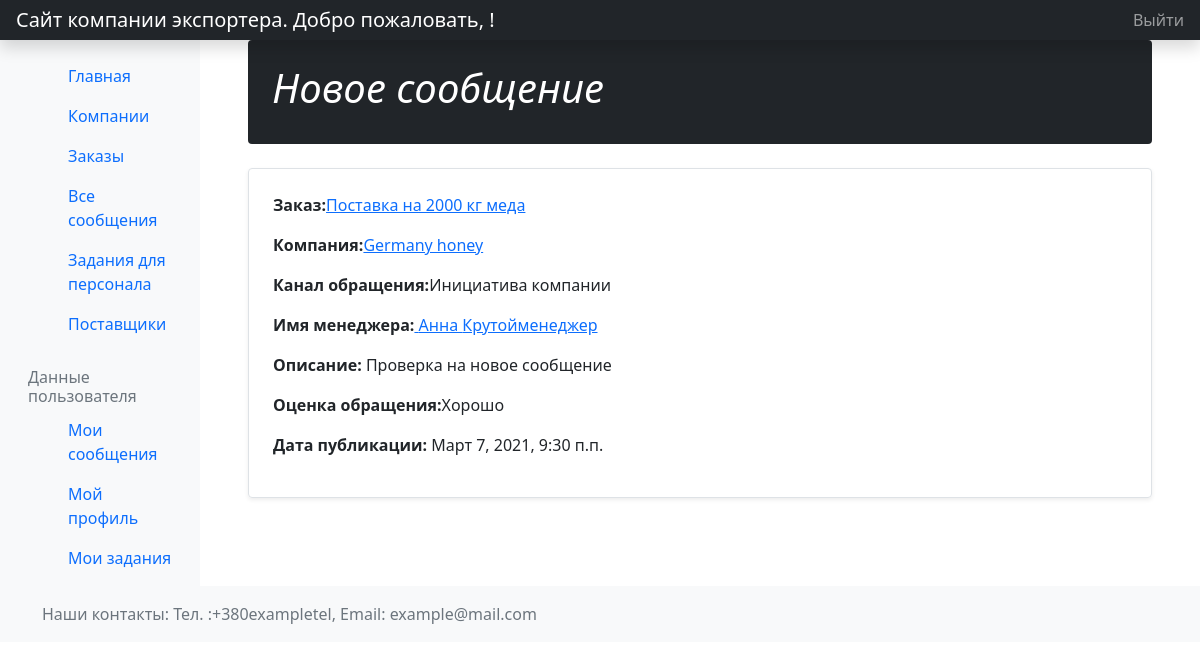
Page /orders/messages/8 (signed in) on the committed database.
### orders/models.py (models this page shows, shortened)
class Messages(models.Model):
    title = models.CharField('Заголовок сообщения', max_length=100,
                             help_text='Например: Разговор с менеджером компании.')
    order = models.ForeignKey('Orders', on_delete=models.CASCADE, null=True, verbose_name='Заказ')
    description = models.TextField('Вид обращение, комментарий', max_length=1000,
                                   help_text='Например: Разговор по телефону с менеджером. Сказали, что денег больше не дадут.')
    MARK = (
        ('g', 'Хорошо'),
        ('b', 'Плохо'),
    )
    mark = models.CharField('Оценка обращения', max_length=1, choices=MARK, blank=True, default='g',
                            help_text='Оценка связи с компанией')
    CHANNEL = (
        ('z', 'Заявка'),
        ('l', 'Письмо'),
        ('s', 'Сайт'),
        ('i', 'Инициатива компании'),
        ('p', 'Звонок'),
    )
    channel = models.CharField('Канал обращения', max_length=1, choices=CHANNEL, blank=True, default='')
    manager = models.ForeignKey(User, on_delete=models.SET_NULL, null=True, blank=True)
    pub_date = models.DateTimeField('Дата публикации сообщения', default=timezone.now)
    class Meta:
        verbose_name = 'Сообщение'
        verbose_name_plural = 'Сообщения'
        permissions = (("can_view_list_of_messages", "Can view list of messages"),)

class Orders(models.Model):
    name = models.CharField('Название заказа', max_length=200, help_text='Например: Заказ на 2000кг')
    date_of_start = models.DateField('Дата начала выполнения заказа', null=True, blank=True)
    date_of_end = models.DateField('Дата окончания выполнения заказа', null=True, blank=True)
    short_description = models.TextField('Краткое описание', max_length=3000,
                                         help_text='Например: Компания оформила заказ, уже оплатила(не оплатила) и т.д.')
    amount = models.IntegerField('Количество меда', help_text='В килограммах')
    sort = models.CharField('Название сорта меда', max_length=200, null=True, blank=True, help_text='Сорт')
    price = models.IntegerField('Цена за килограмм', help_text='В гривнах')
    company = models.ForeignKey('Companies', on_delete=models.CASCADE, null=True,
                                help_text='Компания, для которой выполняется заказ', verbose_name='Выберите компанию')
    suppliers = models.ManyToManyField(Suppliers, blank=True,
                                       help_text='Выберите поставщиков', verbose_name='Поставщики')
    DONE = (
        ('d', 'Выполнено'),
        ('n', 'Не выполнено'),
    )
    done = models.CharField('Выполнение', max_length=1, choices=DONE, blank=True, default='n',
                            help_text='Задание выполнено или нет')
    class Meta:
        verbose_name = 'Заказ'
        verbose_name_plural = 'Заказы'
        permissions = (("can_view_list_of_orders", "Can view list of orders"),)
    def get_absolute_url(self):
        return reverse('orders-detail', args=[str(self.id)])

class Companies(models.Model):
    name = models.CharField('Название компании', max_length=200, help_text='Название компании')
    manager = models.CharField('Контактное лицо', max_length=200, help_text='Контактное лицо')
    description = models.TextField('Краткое описание компании', max_length=1000, help_text='Краткое описание компании')
    pub_date = models.DateField('Дата записи', default=timezone.now, null=True, blank=True, help_text='Дата записи')
    change_date = models.DateField('Дата изменения записи', default=timezone.now, null=True, blank=True,
                                   help_text='Дата изменения записи')
    adress = models.CharField('Адрес доставки партии меда', max_length=100, help_text='Адрес доставки партии меда')
    def get_absolute_url(self):
        return reverse('company-detail', args=[str(self.id)])
    class Meta:
        verbose_name = 'Компания'
        verbose_name_plural = 'Компании'
        permissions = (("can_view_list_of_companies", "Can view list of companies"),)
        ordering = ['name']
    def display_phonenumbers(self):
        """
        :return: выводит все номера компании
        """
        return ', '.join([number.number for number in self.phonenumbers.all()[:3]])
    display_phonenumbers.short_description = 'Номера телефонов'
    def display_emails(self):
        """
        :return: Выводит все емейлы
        """
        return ', '.join([email.email for email in self.emails.all()[:3]])
    display_emails.short_description = 'Адреса электронной почты'

### orders/views.py (the view)
# urls.py: url(r'^messages/(?P<pk>\d+)$', views.MessagesDetailView.as_view(), name='messages-detail'),
class MessagesDetailView(LoginRequiredMixin, PermissionRequiredMixin, generic.DetailView):
    model = Messages
    permission_required = 'orders.can_view_list_of_messages'

### orders/models.py (called while the page is built)
    def get_absolute_url(self):
        return reverse('profile', args=[str(self.id)])

### orders/templates/orders/messages_detail.html (shortened to what this page needs)
{% extends "base_generic.html" %}
{% block content %}
<div class="container">
    <div class="p-4 p-md-10 mb-4 text-white rounded bg-dark">
        <div class="col-md-6 px-0">
            <h1 class="display-10 fst-italic">{{messages.title}}</h1>
        </div>
    </div>
</div>
<div class="container">
    <div class="row mb-2">
        <div class="col-md-12">
            <div class="row g-0 border rounded overflow-hidden flex-md-row mb-10 shadow-sm h-md-250 position-relative">
                <div class="col p-4 d-flex flex-column position-static">
                    <p><strong>Заказ:</strong><a href="{{ messages.order.get_absolute_url }}">{{messages.order.name}}</a></p>
                    <p><strong>Компания:</strong><a href="{{ messages.order.company.get_absolute_url }}">{{messages.order.company.name}}</a></p>
                    <p><strong>Канал обращения:</strong>{{messages.get_channel_display}}</p>
                    <p><strong>Имя менеджера:</strong><a href="{{ messages.manager.userprofile.get_absolute_url }}"> {{ messages.manager.first_name }} {{ messages.manager.last_name }}</a></p>
                    <p><strong>Описание:</strong> {{ messages.description }}</p>
                    <p><strong>Оценка обращения:</strong>{{messages.get_mark_display}}</p>
                    <p><strong>Дата публикации:</strong> {{ messages.pub_date }}</p>
                </div>
            </div>
        </div>
    </div>
</div>
{%endblock%}

### rows in the picture
Messages: title "Новое сообщение", order.name "Поставка на 2000 кг меда", order.company.name "Germany honey", channel "Инициатива компании", manager.first_name "Анна", manager.last_name "Крутойменеджер", description "Проверка на новое сообщение", mark "Хорошо", pub_date "Март 7, 2021, 9:30 п.п."
